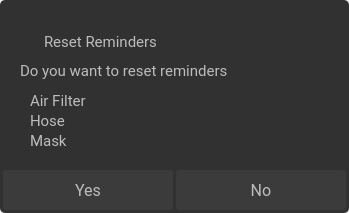
<?xml version="1.0" encoding="UTF-8"?>
<ui version="4.0">
 <class>ResetReminderWarning</class>
 <widget class="QDialog" name="ResetReminderWarning">
  <property name="geometry">
   <rect>
    <x>0</x>
    <y>0</y>
    <width>349</width>
    <height>213</height>
   </rect>
  </property>
  <property name="windowTitle">
   <string>Dialog</string>
  </property>
  <widget class="QFrame" name="frame">
   <property name="geometry">
    <rect>
     <x>0</x>
     <y>0</y>
     <width>349</width>
     <height>213</height>
    </rect>
   </property>
   <property name="styleSheet">
    <string notr="true">background-color: rgb(49, 49, 49);
border: 1px;
border-radius: 5px;</string>
   </property>
   <property name="frameShape">
    <enum>QFrame::StyledPanel</enum>
   </property>
   <property name="frameShadow">
    <enum>QFrame::Raised</enum>
   </property>
   <widget class="QLabel" name="resetWarningText">
    <property name="geometry">
     <rect>
      <x>20</x>
      <y>60</y>
      <width>301</width>
      <height>21</height>
     </rect>
    </property>
    <property name="font">
     <font>
      <family>Roboto</family>
      <pointsize>11</pointsize>
     </font>
    </property>
    <property name="styleSheet">
     <string notr="true">color:#BDBDBD</string>
    </property>
    <property name="text">
     <string>Do you want to reset reminders</string>
    </property>
   </widget>
   <widget class="QLabel" name="airFilterText">
    <property name="geometry">
     <rect>
      <x>30</x>
      <y>90</y>
      <width>141</width>
      <height>21</height>
     </rect>
    </property>
    <property name="font">
     <font>
      <family>Roboto</family>
      <pointsize>11</pointsize>
     </font>
    </property>
    <property name="styleSheet">
     <string notr="true">color:#BDBDBD</string>
    </property>
    <property name="text">
     <string>Air Filter</string>
    </property>
   </widget>
   <widget class="QLabel" name="airTubeText">
    <property name="geometry">
     <rect>
      <x>30</x>
      <y>110</y>
      <width>141</width>
      <height>21</height>
     </rect>
    </property>
    <property name="font">
     <font>
      <family>Roboto</family>
      <pointsize>11</pointsize>
     </font>
    </property>
    <property name="styleSheet">
     <string notr="true">color:#BDBDBD</string>
    </property>
    <property name="text">
     <string>Hose</string>
    </property>
   </widget>
   <widget class="QLabel" name="maskText">
    <property name="geometry">
     <rect>
      <x>30</x>
      <y>130</y>
      <width>141</width>
      <height>21</height>
     </rect>
    </property>
    <property name="font">
     <font>
      <family>Roboto</family>
      <pointsize>11</pointsize>
     </font>
    </property>
    <property name="styleSheet">
     <string notr="true">color:#BDBDBD</string>
    </property>
    <property name="text">
     <string>Mask</string>
    </property>
   </widget>
   <widget class="QPushButton" name="noButton">
    <property name="geometry">
     <rect>
      <x>176</x>
      <y>170</y>
      <width>170</width>
      <height>40</height>
     </rect>
    </property>
    <property name="font">
     <font>
      <family>Roboto</family>
      <pointsize>12</pointsize>
     </font>
    </property>
    <property name="focusPolicy">
     <enum>Qt::NoFocus</enum>
    </property>
    <property name="styleSheet">
     <string notr="true">QPushButton {
background-color:#3B3B3B;
color:#BDBDBD;
border:none;
border-radius:3px;
}
QPushButton:pressed {
background-color:#606060;
color:#BDBDBD;
border:none;
border-radius:3px;
}
</string>
    </property>
    <property name="text">
     <string>No</string>
    </property>
   </widget>
   <widget class="QPushButton" name="yesButton">
    <property name="geometry">
     <rect>
      <x>3</x>
      <y>170</y>
      <width>170</width>
      <height>40</height>
     </rect>
    </property>
    <property name="font">
     <font>
      <family>Roboto</family>
      <pointsize>12</pointsize>
     </font>
    </property>
    <property name="focusPolicy">
     <enum>Qt::NoFocus</enum>
    </property>
    <property name="styleSheet">
     <string notr="true">QPushButton {
background-color:#3B3B3B;
color:#BDBDBD;
border:none;
border-radius:3px;
}
QPushButton:pressed {
background-color:#606060;
color:#BDBDBD;
border:none;
border-radius:3px;
}
</string>
    </property>
    <property name="text">
     <string>Yes</string>
    </property>
   </widget>
  </widget>
  <widget class="QLabel" name="resetRemindersTitle">
   <property name="geometry">
    <rect>
     <x>44</x>
     <y>26</y>
     <width>161</width>
     <height>31</height>
    </rect>
   </property>
   <property name="font">
    <font>
     <family>Roboto</family>
     <pointsize>11</pointsize>
    </font>
   </property>
   <property name="styleSheet">
    <string notr="true">color:#BDBDBD</string>
   </property>
   <property name="text">
    <string>Reset Reminders</string>
   </property>
  </widget>
 </widget>
 <resources/>
 <connections/>
</ui>
